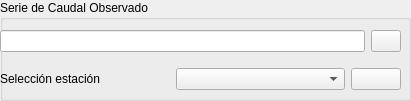
               <widget class="QGroupBox" name="groupBox_4">
                <property name="geometry">
                 <rect>
                  <x>0</x>
                  <y>0</y>
                  <width>411</width>
                  <height>101</height>
                 </rect>
                </property>
                <property name="title">
                 <string>Serie de Caudal Observado</string>
                </property>
                <widget class="QWidget" name="verticalLayoutWidget_8">
                 <property name="geometry">
                  <rect>
                   <x>0</x>
                   <y>20</y>
                   <width>401</width>
                   <height>81</height>
                  </rect>
                 </property>
                 <layout class="QVBoxLayout" name="verticalLayout_15">
                  <item>
                   <layout class="QHBoxLayout" name="horizontalLayout_42">
                    <item>
                     <widget class="QLineEdit" name="PathCorriente_out_2">
                      <property name="whatsThis">
                       <string>Ruta a la serie de caudales obsevada</string>
                      </property>
                      <property name="readOnly">
                       <bool>false</bool>
                      </property>
                     </widget>
                    </item>
                    <item>
                     <widget class="QPushButton" name="Button_Select_Qobs">
                      <property name="minimumSize">
                       <size>
                        <width>30</width>
                        <height>0</height>
                       </size>
                      </property>
                      <property name="maximumSize">
                       <size>
                        <width>30</width>
                        <height>16777215</height>
                       </size>
                      </property>
                      <property name="toolTip">
                       <string>Seleccionar la ruta donde se va a guardar la corriente.</string>
                      </property>
                      <property name="whatsThis">
                       <string>Seleccionar la ruta donde se va a guardar la corriente.</string>
                      </property>
                      <property name="text">
                       <string/>
                      </property>
                      <property name="icon">
                       <iconset resource="resources.qrc">
                        <normaloff>:/plugins/HydroSEDPlugin/icons/folder.png</normaloff>:/plugins/HydroSEDPlugin/icons/folder.png</iconset>
                      </property>
                     </widget>
                    </item>
                   </layout>
                  </item>
                  <item>
                   <layout class="QHBoxLayout" name="horizontalLayout_49">
                    <item>
                     <widget class="QLabel" name="label_43">
                      <property name="text">
                       <string>Selección estación</string>
                      </property>
                     </widget>
                    </item>
                    <item>
                     <widget class="QComboBox" name="comboBox_11"/>
                    </item>
                    <item>
                     <widget class="QPushButton" name="Button_Visualizar_Qobs_2">
                      <property name="minimumSize">
                       <size>
                        <width>50</width>
                        <height>0</height>
                       </size>
                      </property>
                      <property name="maximumSize">
                       <size>
                        <width>30</width>
                        <height>16777215</height>
                       </size>
                      </property>
                      <property name="toolTip">
                       <string>Visualizar variable (es convertida a raster y enviada a /tmp/Hidrosig/)</string>
                      </property>
                      <property name="whatsThis">
                       <string>Visualizar variable (es convertida a raster y enviada a /tmp/Hidrosig/)</string>
                      </property>
                      <property name="text">
                       <string/>
                      </property>
                      <property name="icon">
                       <iconset resource="resources.qrc">
                        <normaloff>:/plugins/HydroSEDPlugin/icons/icono-ver.png</normaloff>:/plugins/HydroSEDPlugin/icons/icono-ver.png</iconset>
                      </property>
                     </widget>
                    </item>
                   </layout>
                  </item>
                 </layout>
                </widget>
                <widget class="Line" name="line_19">
                 <property name="geometry">
                  <rect>
                   <x>-3</x>
                   <y>530</y>
                   <width>411</width>
                   <height>20</height>
                  </rect>
                 </property>
                 <property name="orientation">
                  <enum>Qt::Horizontal</enum>
                 </property>
                </widget>
               </widget>
